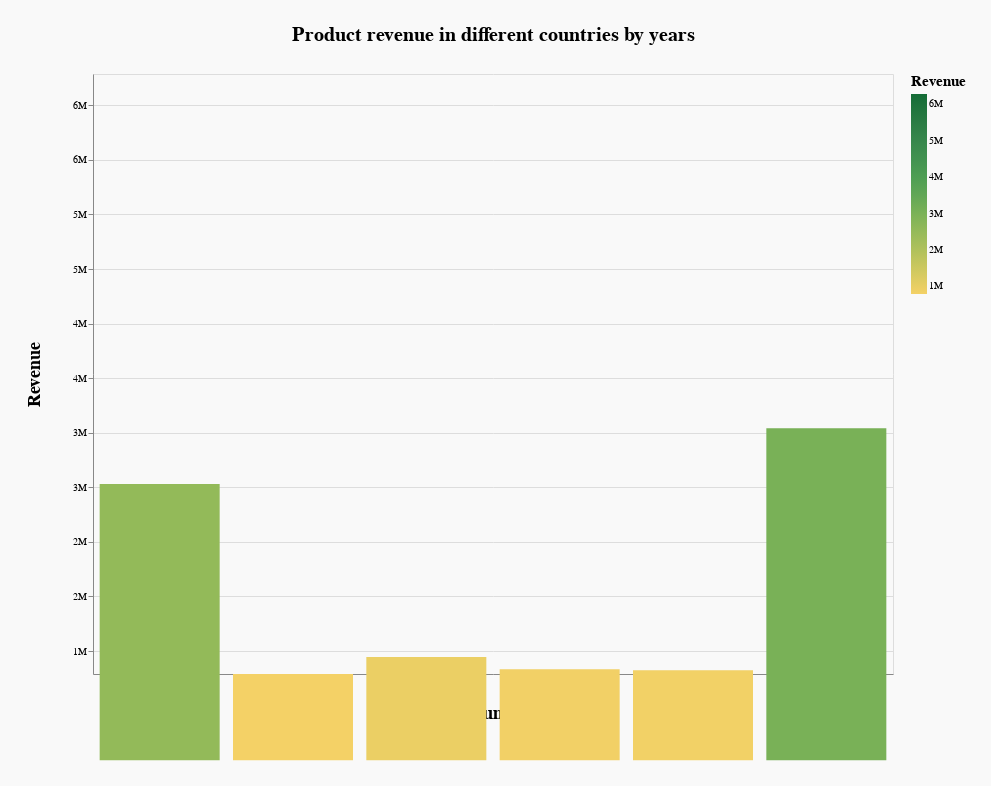

Source (notebook cell):
### Code cell
c1

### Figure 1 — Vega-Lite specification as saved in the notebook (floating-point values rounded to 4 significant figures)
{"config": {"view": {"continuousWidth": 400, "continuousHeight": 300}, "title": {"dy": -25, "fontSize": 20}}, "data": {"name": "data-55ecd9bd3c6d7e62a7ee79d75f5e761d"}, "mark": "bar", "background": "#F9F9F9", "encoding": {"color": {"type": "quantitative", "field": "Revenue", "legend": {"format": ".1s", "titleFontSize": 15}, "scale": {"domain": [789798, 6286498], "scheme": "goldgreen"}}, "tooltip": {"type": "quantitative", "field": "Revenue", "format": ".2s"}, "x": {"type": "nominal", "axis": {"labelAngle": 0, "labelFontSize": 13, "titleFontSize": 18, "titleY": 30}, "field": "Country"}, "y": {"type": "quantitative", "axis": {"format": ".1s", "titleFontSize": 18, "titleX": -50}, "field": "Revenue", "scale": {"domain": [789798, 6286498]}}}, "height": 600, "padding": 25, "selection": {"year": {"type": "single", "fields": ["Year"], "bind": {"input": "range", "max": 2016, "min": 2011, "name": "Select year:", "step": 1}, "init": {"Year": 2011}}}, "title": "Product revenue in different countries by years", "transform": [{"filter": {"selection": "year"}}], "width": 800, "$schema": "https://vega.github.io/schema/vega-lite/v4.8.1.json", "datasets": {"data-55ecd9bd3c6d7e62a7ee79d75f5e761d": [{"Year": 2011, "Country": "Australia", "Revenue": 2529914}, {"Year": 2011, "Country": "Canada", "Revenue": 789798}, {"Year": 2011, "Country": "France", "Revenue": 946624}, {"Year": 2011, "Country": "Germany", "Revenue": 833603}, {"Year": 2011, "Country": "United Kingdom", "Revenue": 823481}, {"Year": 2011, "Country": "United States", "Revenue": 3041468}, {"Year": 2012, "Country": "Australia", "Revenue": 2557511}, {"Year": 2012, "Country": "Canada", "Revenue": 835527}, {"Year": 2012, "Country": "France", "Revenue": 962153}, {"Year": 2012, "Country": "Germany", "Revenue": 835188}, {"Year": 2012, "Country": "United Kingdom", "Revenue": 834885}, {"Year": 2012, "Country": "United States", "Revenue": 3150719}, {"Year": 2013, "Country": "Australia", "Revenue": 4107470}, {"Year": 2013, "Country": "Canada", "Revenue": 1443537}, {"Year": 2013, "Country": "France", "Revenue": 1431870}, {"Year": 2013, "Country": "Germany", "Revenue": 1452704}, {"Year": 2013, "Country": "United Kingdom", "Revenue": 1868796}, {"Year": 2013, "Country": "United States", "Revenue": 4935660}, {"Year": 2014, "Country": "Australia", "Revenue": 2802842}, {"Year": 2014, "Country": "Canada", "Revenue": 1471522}, {"Year": 2014, "Country": "France", "Revenue": 1411100}, {"Year": 2014, "Country": "Germany", "Revenue": 1702508}, {"Year": 2014, "Country": "United Kingdom", "Revenue": 2014044}, {"Year": 2014, "Country": "United States", "Revenue": 4750708}, {"Year": 2015, "Country": "Australia", "Revenue": 5712339}, {"Year": 2015, "Country": "Canada", "Revenue": 1731954}, {"Year": 2015, "Country": "France", "Revenue": 1877928}, {"Year": 2015, "Country": "Germany", "Revenue": 1931091}, {"Year": 2015, "Country": "United Kingdom", "Revenue": 2484181}, {"Year": 2015, "Country": "United States", "Revenue": 6286498}, {"Year": 2016, "Country": "Australia", "Revenue": 3591983}, {"Year": 2016, "Country": "Canada", "Revenue": 1663400}, {"Year": 2016, "Country": "France", "Revenue": 1803197}, {"Year": 2016, "Country": "Germany", "Revenue": 2223502}, {"Year": 2016, "Country": "United Kingdom", "Revenue": 2620809}, {"Year": 2016, "Country": "United States", "Revenue": 5810494}]}}
